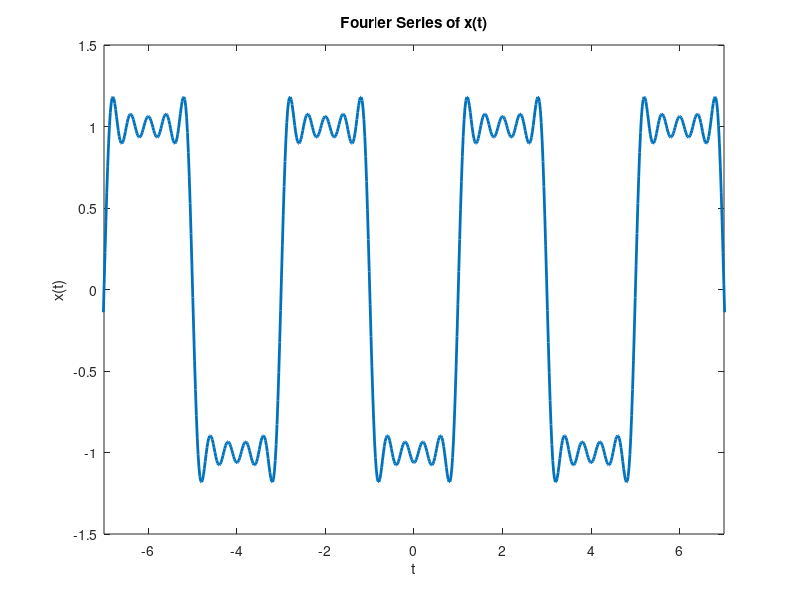

This chart was generated by the following MATLAB code:
t = linspace(-10,10,1000);   % time
f = 0*t;                    % creates a zero valued function
 
N=10;                        % number of harmonics
for k=-N:1:N
 
    if(k==0)                % skip the zeroth term
        continue;
    end;
 
    C_k = ((1)/(pi*1i*k))*(-exp(pi*1j*k*0.5)+exp(-pi*1j*k*0.5));    
    f_k = C_k*exp(2*pi*1i*k*0.25*t);              
    f = f + f_k;                               
 
end
 
plot(t, f, 'LineWidth', 2);
grid on;
xlabel('t');
ylabel('f(t)');
title(strcat('Fourier synthesis of the square wave function with n=', int2str(N), ' harmonics.' ));
xlim([-7,7])
%ylim([-3*10^(-15),3*10^(-15)])
grid()
%ylabel(r'$x_a(t)$')
title('Fourier Series of x(t)');
xlabel('t')
ylabel('x(t)')